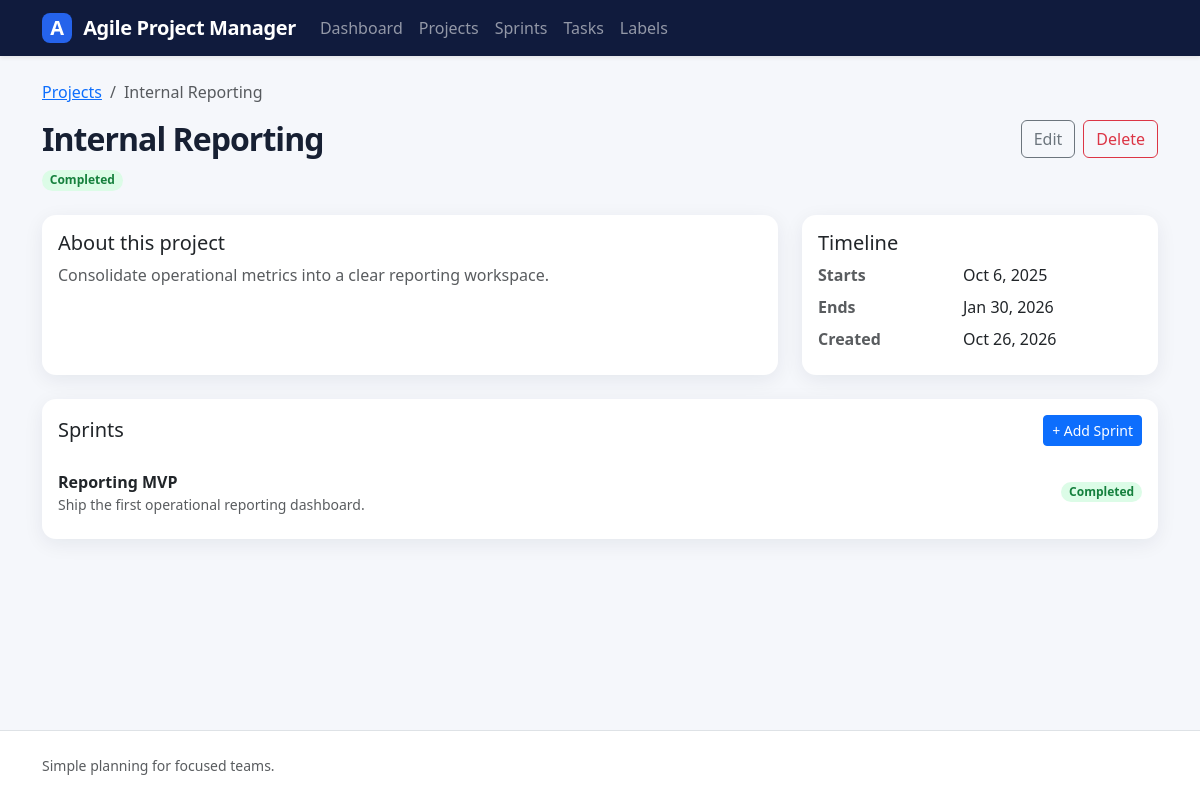
Before: /projects/3/ with the older database file.
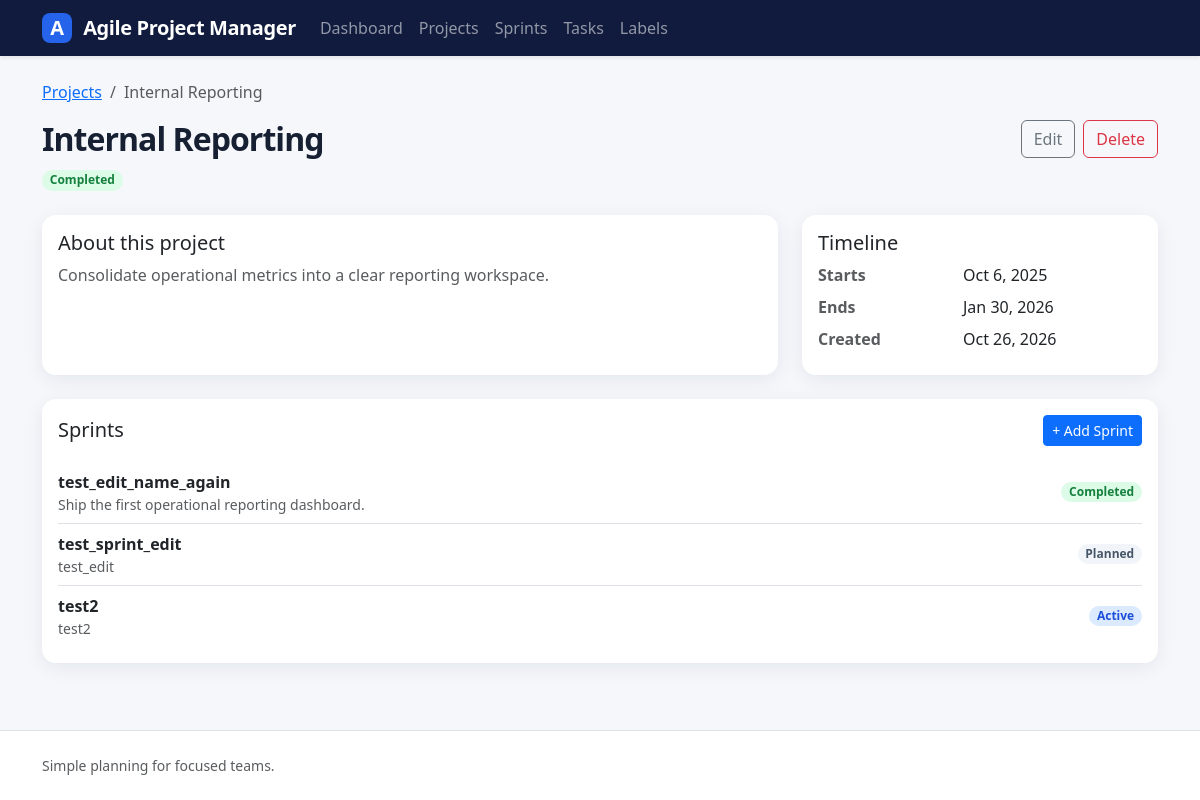
After: the same page with the newer database file.
### sprints/models.py (models this page shows, shortened)
class Sprint(models.Model):
    class StatusChoices(models.TextChoices):
        PLANNED = 'planned', 'Planned'
        ACTIVE = 'active', 'Active'
        COMPLETED = 'completed', 'Completed'
    project = models.ForeignKey(Project, on_delete=models.CASCADE)
    name = models.CharField(
        max_length=100,
        validators=[MinLengthValidator(4)],
    )
    goal = models.CharField(max_length=100)
    start_date = models.DateField()
    end_date = models.DateField()
    status = models.CharField(choices=StatusChoices.choices, max_length=10)

### projects/views.py (the view)
# urls.py: path('',  ProjectDetailView.as_view(), name='detail'),
class ProjectDetailView(DetailView):
    model = Project
    template_name = 'projects/project_detail.html'
    context_object_name = 'project'
    def get_context_data(self, **kwargs):
        context = super().get_context_data(**kwargs)
        context['sprints'] = Sprint.objects.filter(project=self.object)
        return context

### templates/projects/project_detail.html (shortened to what the changed rows need)
{% extends "base.html" %}
{% block content %}
    <div class="page-header">
        <div>
            <h1 class="h2 mb-2">
                {{ project.name|title }}
            </h1>
        </div>
    </div>
    <div class="row g-4 mb-4">
        <div class="col-lg-8">
            <div class="card h-100">
                <div class="card-body">
                    <h2 class="h5">
                        About this project
                    </h2>
                </div>
            </div>
        </div>
        <div class="col-lg-4">
            <div class="card h-100">
                <div class="card-body">
                    <h2 class="h5">
                        Timeline
                    </h2>
                </div>
            </div>
        </div>
    </div>
    <div class="card">
        <div class="card-body">
            <div class="d-flex justify-content-between align-items-center mb-3">
                <h2 class="h5 mb-0">
                    Sprints
                </h2>
            </div>
            <div class="list-group list-group-flush">
                {% for sprint in sprints %}
                    <a href="{% url 'sprints:detail' sprint.pk %}" class="list-group-item list-group-item-action px-0 d-flex
                                            justify-content-between align-items-center">
                        <div>
                            <span class="fw-semibold">
                                {{ sprint.name }}
                            </span>
                            <div class="small text-muted">
                                {{ sprint.goal|truncatewords:12 }}
                            </div>
                        </div>
                        <span class="badge rounded-pill badge-status-{{ sprint.status }}">
                            {{ sprint.get_status_display|default:sprint.status|title }}
                        </span>
                    </a>
                {% empty %}
                    {% include "partials/_empty_state.html" with title="No sprints yet" message="Add a sprint to start planning this project." action_url=sprint_create_url action_text="Add sprint" %}
                {% endfor %}
            </div>
        </div>
    </div>
{% endblock %}

Changed rows visible on the page:
changed Sprint "Ship the first operational reporting dashboard.": name "Reporting MVP" → "test_edit_name_again"
added Sprint: name "test_sprint_edit", goal "test_edit", status "Planned"
added Sprint: name "test2", goal "test2", status "Active"
